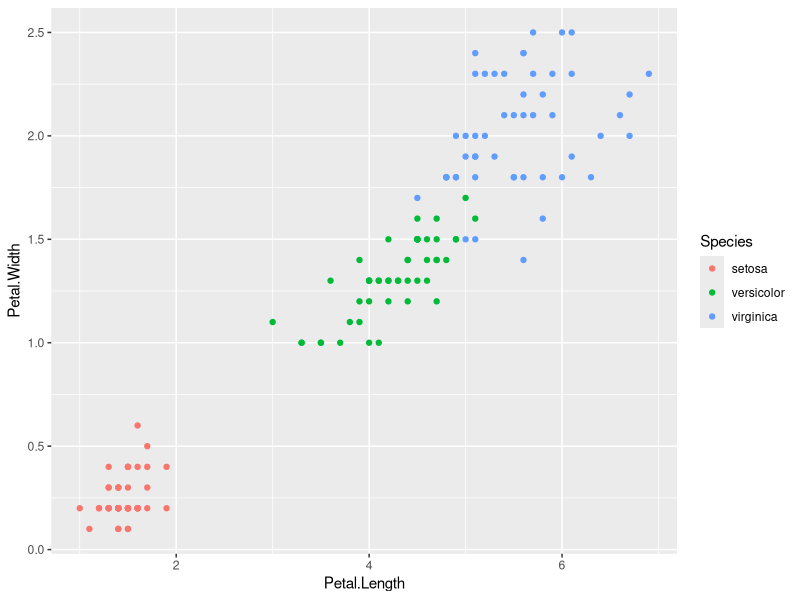

Reproduce this figure in R.
## ---- chunk 1
library(ggplot2)
qplot(Petal.Length, Petal.Width, data=iris, color=Species)
